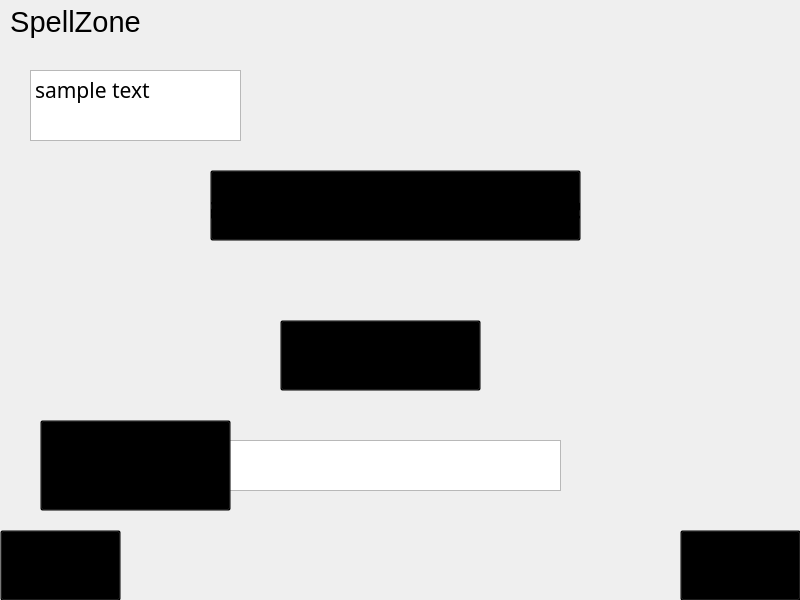
<?xml version="1.0" encoding="UTF-8"?>
<ui version="4.0">
 <class>quizWindow</class>
 <widget class="QWidget" name="quizWindow">
  <property name="geometry">
   <rect>
    <x>0</x>
    <y>0</y>
    <width>800</width>
    <height>600</height>
   </rect>
  </property>
  <property name="minimumSize">
   <size>
    <width>800</width>
    <height>600</height>
   </size>
  </property>
  <property name="maximumSize">
   <size>
    <width>800</width>
    <height>600</height>
   </size>
  </property>
  <property name="windowTitle">
   <string>Form</string>
  </property>
  <property name="styleSheet">
   <string notr="true">background-image: url(:/allStuff/colourful.jpg);</string>
  </property>
  <widget class="QPushButton" name="backButtonQuiz">
   <property name="geometry">
    <rect>
     <x>680</x>
     <y>530</y>
     <width>121</width>
     <height>71</height>
    </rect>
   </property>
   <property name="palette">
    <palette>
     <active>
      <colorrole role="Button">
       <brush brushstyle="SolidPattern">
        <color alpha="0">
         <red>0</red>
         <green>0</green>
         <blue>0</blue>
        </color>
       </brush>
      </colorrole>
      <colorrole role="ButtonText">
       <brush brushstyle="SolidPattern">
        <color alpha="255">
         <red>0</red>
         <green>0</green>
         <blue>0</blue>
        </color>
       </brush>
      </colorrole>
      <colorrole role="Base">
       <brush brushstyle="SolidPattern">
        <color alpha="0">
         <red>0</red>
         <green>0</green>
         <blue>0</blue>
        </color>
       </brush>
      </colorrole>
      <colorrole role="Window">
       <brush brushstyle="SolidPattern">
        <color alpha="0">
         <red>0</red>
         <green>0</green>
         <blue>0</blue>
        </color>
       </brush>
      </colorrole>
     </active>
     <inactive>
      <colorrole role="Button">
       <brush brushstyle="SolidPattern">
        <color alpha="0">
         <red>0</red>
         <green>0</green>
         <blue>0</blue>
        </color>
       </brush>
      </colorrole>
      <colorrole role="ButtonText">
       <brush brushstyle="SolidPattern">
        <color alpha="255">
         <red>0</red>
         <green>0</green>
         <blue>0</blue>
        </color>
       </brush>
      </colorrole>
      <colorrole role="Base">
       <brush brushstyle="SolidPattern">
        <color alpha="0">
         <red>0</red>
         <green>0</green>
         <blue>0</blue>
        </color>
       </brush>
      </colorrole>
      <colorrole role="Window">
       <brush brushstyle="SolidPattern">
        <color alpha="0">
         <red>0</red>
         <green>0</green>
         <blue>0</blue>
        </color>
       </brush>
      </colorrole>
     </inactive>
     <disabled>
      <colorrole role="Button">
       <brush brushstyle="SolidPattern">
        <color alpha="0">
         <red>0</red>
         <green>0</green>
         <blue>0</blue>
        </color>
       </brush>
      </colorrole>
      <colorrole role="ButtonText">
       <brush brushstyle="SolidPattern">
        <color alpha="255">
         <red>120</red>
         <green>120</green>
         <blue>120</blue>
        </color>
       </brush>
      </colorrole>
      <colorrole role="Base">
       <brush brushstyle="SolidPattern">
        <color alpha="0">
         <red>0</red>
         <green>0</green>
         <blue>0</blue>
        </color>
       </brush>
      </colorrole>
      <colorrole role="Window">
       <brush brushstyle="SolidPattern">
        <color alpha="0">
         <red>0</red>
         <green>0</green>
         <blue>0</blue>
        </color>
       </brush>
      </colorrole>
     </disabled>
    </palette>
   </property>
   <property name="font">
    <font>
     <family>Forte</family>
     <pointsize>25</pointsize>
    </font>
   </property>
   <property name="cursor">
    <cursorShape>PointingHandCursor</cursorShape>
   </property>
   <property name="autoFillBackground">
    <bool>false</bool>
   </property>
   <property name="styleSheet">
    <string notr="true"/>
   </property>
   <property name="text">
    <string>Back</string>
   </property>
  </widget>
  <widget class="QPushButton" name="goButton">
   <property name="geometry">
    <rect>
     <x>0</x>
     <y>530</y>
     <width>121</width>
     <height>71</height>
    </rect>
   </property>
   <property name="palette">
    <palette>
     <active>
      <colorrole role="Button">
       <brush brushstyle="SolidPattern">
        <color alpha="0">
         <red>0</red>
         <green>0</green>
         <blue>0</blue>
        </color>
       </brush>
      </colorrole>
      <colorrole role="ButtonText">
       <brush brushstyle="SolidPattern">
        <color alpha="255">
         <red>0</red>
         <green>0</green>
         <blue>0</blue>
        </color>
       </brush>
      </colorrole>
      <colorrole role="Base">
       <brush brushstyle="SolidPattern">
        <color alpha="0">
         <red>0</red>
         <green>0</green>
         <blue>0</blue>
        </color>
       </brush>
      </colorrole>
      <colorrole role="Window">
       <brush brushstyle="SolidPattern">
        <color alpha="0">
         <red>0</red>
         <green>0</green>
         <blue>0</blue>
        </color>
       </brush>
      </colorrole>
     </active>
     <inactive>
      <colorrole role="Button">
       <brush brushstyle="SolidPattern">
        <color alpha="0">
         <red>0</red>
         <green>0</green>
         <blue>0</blue>
        </color>
       </brush>
      </colorrole>
      <colorrole role="ButtonText">
       <brush brushstyle="SolidPattern">
        <color alpha="255">
         <red>0</red>
         <green>0</green>
         <blue>0</blue>
        </color>
       </brush>
      </colorrole>
      <colorrole role="Base">
       <brush brushstyle="SolidPattern">
        <color alpha="0">
         <red>0</red>
         <green>0</green>
         <blue>0</blue>
        </color>
       </brush>
      </colorrole>
      <colorrole role="Window">
       <brush brushstyle="SolidPattern">
        <color alpha="0">
         <red>0</red>
         <green>0</green>
         <blue>0</blue>
        </color>
       </brush>
      </colorrole>
     </inactive>
     <disabled>
      <colorrole role="Button">
       <brush brushstyle="SolidPattern">
        <color alpha="0">
         <red>0</red>
         <green>0</green>
         <blue>0</blue>
        </color>
       </brush>
      </colorrole>
      <colorrole role="ButtonText">
       <brush brushstyle="SolidPattern">
        <color alpha="255">
         <red>120</red>
         <green>120</green>
         <blue>120</blue>
        </color>
       </brush>
      </colorrole>
      <colorrole role="Base">
       <brush brushstyle="SolidPattern">
        <color alpha="0">
         <red>0</red>
         <green>0</green>
         <blue>0</blue>
        </color>
       </brush>
      </colorrole>
      <colorrole role="Window">
       <brush brushstyle="SolidPattern">
        <color alpha="0">
         <red>0</red>
         <green>0</green>
         <blue>0</blue>
        </color>
       </brush>
      </colorrole>
     </disabled>
    </palette>
   </property>
   <property name="font">
    <font>
     <family>Forte</family>
     <pointsize>25</pointsize>
    </font>
   </property>
   <property name="cursor">
    <cursorShape>PointingHandCursor</cursorShape>
   </property>
   <property name="autoFillBackground">
    <bool>false</bool>
   </property>
   <property name="styleSheet">
    <string notr="true"/>
   </property>
   <property name="text">
    <string>Go</string>
   </property>
  </widget>
  <widget class="QTextEdit" name="quizTitle">
   <property name="enabled">
    <bool>true</bool>
   </property>
   <property name="geometry">
    <rect>
     <x>0</x>
     <y>0</y>
     <width>151</width>
     <height>51</height>
    </rect>
   </property>
   <property name="palette">
    <palette>
     <active>
      <colorrole role="WindowText">
       <brush brushstyle="SolidPattern">
        <color alpha="255">
         <red>0</red>
         <green>255</green>
         <blue>255</blue>
        </color>
       </brush>
      </colorrole>
      <colorrole role="Button">
       <brush brushstyle="SolidPattern">
        <color alpha="0">
         <red>0</red>
         <green>0</green>
         <blue>0</blue>
        </color>
       </brush>
      </colorrole>
      <colorrole role="Text">
       <brush brushstyle="SolidPattern">
        <color alpha="255">
         <red>0</red>
         <green>0</green>
         <blue>0</blue>
        </color>
       </brush>
      </colorrole>
      <colorrole role="ButtonText">
       <brush brushstyle="SolidPattern">
        <color alpha="255">
         <red>255</red>
         <green>255</green>
         <blue>255</blue>
        </color>
       </brush>
      </colorrole>
      <colorrole role="Base">
       <brush brushstyle="NoBrush">
        <color alpha="255">
         <red>0</red>
         <green>0</green>
         <blue>0</blue>
        </color>
       </brush>
      </colorrole>
      <colorrole role="Window">
       <brush brushstyle="SolidPattern">
        <color alpha="0">
         <red>0</red>
         <green>0</green>
         <blue>0</blue>
        </color>
       </brush>
      </colorrole>
     </active>
     <inactive>
      <colorrole role="WindowText">
       <brush brushstyle="SolidPattern">
        <color alpha="255">
         <red>0</red>
         <green>255</green>
         <blue>255</blue>
        </color>
       </brush>
      </colorrole>
      <colorrole role="Button">
       <brush brushstyle="SolidPattern">
        <color alpha="0">
         <red>0</red>
         <green>0</green>
         <blue>0</blue>
        </color>
       </brush>
      </colorrole>
      <colorrole role="Text">
       <brush brushstyle="SolidPattern">
        <color alpha="255">
         <red>0</red>
         <green>0</green>
         <blue>0</blue>
        </color>
       </brush>
      </colorrole>
      <colorrole role="ButtonText">
       <brush brushstyle="SolidPattern">
        <color alpha="255">
         <red>255</red>
         <green>255</green>
         <blue>255</blue>
        </color>
       </brush>
      </colorrole>
      <colorrole role="Base">
       <brush brushstyle="NoBrush">
        <color alpha="255">
         <red>0</red>
         <green>0</green>
         <blue>0</blue>
        </color>
       </brush>
      </colorrole>
      <colorrole role="Window">
       <brush brushstyle="SolidPattern">
        <color alpha="0">
         <red>0</red>
         <green>0</green>
         <blue>0</blue>
        </color>
       </brush>
      </colorrole>
     </inactive>
     <disabled>
      <colorrole role="WindowText">
       <brush brushstyle="SolidPattern">
        <color alpha="255">
         <red>120</red>
         <green>120</green>
         <blue>120</blue>
        </color>
       </brush>
      </colorrole>
      <colorrole role="Button">
       <brush brushstyle="SolidPattern">
        <color alpha="0">
         <red>0</red>
         <green>0</green>
         <blue>0</blue>
        </color>
       </brush>
      </colorrole>
      <colorrole role="Text">
       <brush brushstyle="SolidPattern">
        <color alpha="255">
         <red>120</red>
         <green>120</green>
         <blue>120</blue>
        </color>
       </brush>
      </colorrole>
      <colorrole role="ButtonText">
       <brush brushstyle="SolidPattern">
        <color alpha="255">
         <red>120</red>
         <green>120</green>
         <blue>120</blue>
        </color>
       </brush>
      </colorrole>
      <colorrole role="Base">
       <brush brushstyle="NoBrush">
        <color alpha="255">
         <red>0</red>
         <green>0</green>
         <blue>0</blue>
        </color>
       </brush>
      </colorrole>
      <colorrole role="Window">
       <brush brushstyle="SolidPattern">
        <color alpha="0">
         <red>0</red>
         <green>0</green>
         <blue>0</blue>
        </color>
       </brush>
      </colorrole>
     </disabled>
    </palette>
   </property>
   <property name="styleSheet">
    <string notr="true">QTextEdit{background: transparent; border: 0};
font: 75 48pt &quot;MS Shell Dlg 2&quot;;
color: rgb(85, 170, 255);</string>
   </property>
   <property name="html">
    <string>&lt;!DOCTYPE HTML PUBLIC &quot;-//W3C//DTD HTML 4.0//EN&quot; &quot;http://www.w3.org/TR/REC-html40/strict.dtd&quot;&gt;
&lt;html&gt;&lt;head&gt;&lt;meta name=&quot;qrichtext&quot; content=&quot;1&quot; /&gt;&lt;style type=&quot;text/css&quot;&gt;
p, li { white-space: pre-wrap; }
&lt;/style&gt;&lt;/head&gt;&lt;body style=&quot; font-family:'MS Shell Dlg 2'; font-size:8.25pt; font-weight:400; font-style:normal;&quot;&gt;
&lt;p align=&quot;center&quot; style=&quot; margin-top:0px; margin-bottom:0px; margin-left:0px; margin-right:0px; -qt-block-indent:0; text-indent:0px;&quot;&gt;&lt;span style=&quot; font-size:22pt; font-weight:72;&quot;&gt;SpellZone&lt;/span&gt;&lt;/p&gt;&lt;/body&gt;&lt;/html&gt;</string>
   </property>
   <property name="textInteractionFlags">
    <set>Qt::NoTextInteraction</set>
   </property>
  </widget>
  <widget class="QTextEdit" name="feedbackText">
   <property name="geometry">
    <rect>
     <x>30</x>
     <y>70</y>
     <width>211</width>
     <height>71</height>
    </rect>
   </property>
   <property name="font">
    <font>
     <family>Forte</family>
     <pointsize>14</pointsize>
    </font>
   </property>
   <property name="html">
    <string>&lt;!DOCTYPE HTML PUBLIC &quot;-//W3C//DTD HTML 4.0//EN&quot; &quot;http://www.w3.org/TR/REC-html40/strict.dtd&quot;&gt;
&lt;html&gt;&lt;head&gt;&lt;meta name=&quot;qrichtext&quot; content=&quot;1&quot; /&gt;&lt;style type=&quot;text/css&quot;&gt;
p, li { white-space: pre-wrap; }
&lt;/style&gt;&lt;/head&gt;&lt;body style=&quot; font-family:'Forte'; font-size:14pt; font-weight:400; font-style:normal;&quot;&gt;
&lt;p style=&quot; margin-top:0px; margin-bottom:0px; margin-left:0px; margin-right:0px; -qt-block-indent:0; text-indent:0px;&quot;&gt;&lt;span style=&quot; font-size:16pt;&quot;&gt;sample text&lt;/span&gt;&lt;/p&gt;&lt;/body&gt;&lt;/html&gt;</string>
   </property>
  </widget>
  <widget class="QPushButton" name="repeatwordButton">
   <property name="geometry">
    <rect>
     <x>280</x>
     <y>320</y>
     <width>201</width>
     <height>71</height>
    </rect>
   </property>
   <property name="palette">
    <palette>
     <active>
      <colorrole role="Button">
       <brush brushstyle="SolidPattern">
        <color alpha="0">
         <red>0</red>
         <green>0</green>
         <blue>0</blue>
        </color>
       </brush>
      </colorrole>
      <colorrole role="ButtonText">
       <brush brushstyle="SolidPattern">
        <color alpha="255">
         <red>0</red>
         <green>0</green>
         <blue>0</blue>
        </color>
       </brush>
      </colorrole>
      <colorrole role="Base">
       <brush brushstyle="SolidPattern">
        <color alpha="0">
         <red>0</red>
         <green>0</green>
         <blue>0</blue>
        </color>
       </brush>
      </colorrole>
      <colorrole role="Window">
       <brush brushstyle="SolidPattern">
        <color alpha="0">
         <red>0</red>
         <green>0</green>
         <blue>0</blue>
        </color>
       </brush>
      </colorrole>
     </active>
     <inactive>
      <colorrole role="Button">
       <brush brushstyle="SolidPattern">
        <color alpha="0">
         <red>0</red>
         <green>0</green>
         <blue>0</blue>
        </color>
       </brush>
      </colorrole>
      <colorrole role="ButtonText">
       <brush brushstyle="SolidPattern">
        <color alpha="255">
         <red>0</red>
         <green>0</green>
         <blue>0</blue>
        </color>
       </brush>
      </colorrole>
      <colorrole role="Base">
       <brush brushstyle="SolidPattern">
        <color alpha="0">
         <red>0</red>
         <green>0</green>
         <blue>0</blue>
        </color>
       </brush>
      </colorrole>
      <colorrole role="Window">
       <brush brushstyle="SolidPattern">
        <color alpha="0">
         <red>0</red>
         <green>0</green>
         <blue>0</blue>
        </color>
       </brush>
      </colorrole>
     </inactive>
     <disabled>
      <colorrole role="Button">
       <brush brushstyle="SolidPattern">
        <color alpha="0">
         <red>0</red>
         <green>0</green>
         <blue>0</blue>
        </color>
       </brush>
      </colorrole>
      <colorrole role="ButtonText">
       <brush brushstyle="SolidPattern">
        <color alpha="255">
         <red>120</red>
         <green>120</green>
         <blue>120</blue>
        </color>
       </brush>
      </colorrole>
      <colorrole role="Base">
       <brush brushstyle="SolidPattern">
        <color alpha="0">
         <red>0</red>
         <green>0</green>
         <blue>0</blue>
        </color>
       </brush>
      </colorrole>
      <colorrole role="Window">
       <brush brushstyle="SolidPattern">
        <color alpha="0">
         <red>0</red>
         <green>0</green>
         <blue>0</blue>
        </color>
       </brush>
      </colorrole>
     </disabled>
    </palette>
   </property>
   <property name="font">
    <font>
     <family>Forte</family>
     <pointsize>25</pointsize>
    </font>
   </property>
   <property name="cursor">
    <cursorShape>PointingHandCursor</cursorShape>
   </property>
   <property name="autoFillBackground">
    <bool>false</bool>
   </property>
   <property name="styleSheet">
    <string notr="true"/>
   </property>
   <property name="text">
    <string>Repeat word</string>
   </property>
  </widget>
  <widget class="QTextEdit" name="enterwordText">
   <property name="geometry">
    <rect>
     <x>220</x>
     <y>440</y>
     <width>341</width>
     <height>51</height>
    </rect>
   </property>
   <property name="cursor" stdset="0">
    <cursorShape>IBeamCursor</cursorShape>
   </property>
  </widget>
  <widget class="QPushButton" name="typehereText">
   <property name="geometry">
    <rect>
     <x>40</x>
     <y>420</y>
     <width>191</width>
     <height>91</height>
    </rect>
   </property>
   <property name="palette">
    <palette>
     <active>
      <colorrole role="Button">
       <brush brushstyle="SolidPattern">
        <color alpha="0">
         <red>0</red>
         <green>0</green>
         <blue>0</blue>
        </color>
       </brush>
      </colorrole>
      <colorrole role="ButtonText">
       <brush brushstyle="SolidPattern">
        <color alpha="255">
         <red>0</red>
         <green>0</green>
         <blue>0</blue>
        </color>
       </brush>
      </colorrole>
      <colorrole role="Base">
       <brush brushstyle="SolidPattern">
        <color alpha="0">
         <red>0</red>
         <green>0</green>
         <blue>0</blue>
        </color>
       </brush>
      </colorrole>
      <colorrole role="Window">
       <brush brushstyle="SolidPattern">
        <color alpha="0">
         <red>0</red>
         <green>0</green>
         <blue>0</blue>
        </color>
       </brush>
      </colorrole>
     </active>
     <inactive>
      <colorrole role="Button">
       <brush brushstyle="SolidPattern">
        <color alpha="0">
         <red>0</red>
         <green>0</green>
         <blue>0</blue>
        </color>
       </brush>
      </colorrole>
      <colorrole role="ButtonText">
       <brush brushstyle="SolidPattern">
        <color alpha="255">
         <red>0</red>
         <green>0</green>
         <blue>0</blue>
        </color>
       </brush>
      </colorrole>
      <colorrole role="Base">
       <brush brushstyle="SolidPattern">
        <color alpha="0">
         <red>0</red>
         <green>0</green>
         <blue>0</blue>
        </color>
       </brush>
      </colorrole>
      <colorrole role="Window">
       <brush brushstyle="SolidPattern">
        <color alpha="0">
         <red>0</red>
         <green>0</green>
         <blue>0</blue>
        </color>
       </brush>
      </colorrole>
     </inactive>
     <disabled>
      <colorrole role="Button">
       <brush brushstyle="SolidPattern">
        <color alpha="0">
         <red>0</red>
         <green>0</green>
         <blue>0</blue>
        </color>
       </brush>
      </colorrole>
      <colorrole role="ButtonText">
       <brush brushstyle="SolidPattern">
        <color alpha="255">
         <red>120</red>
         <green>120</green>
         <blue>120</blue>
        </color>
       </brush>
      </colorrole>
      <colorrole role="Base">
       <brush brushstyle="SolidPattern">
        <color alpha="0">
         <red>0</red>
         <green>0</green>
         <blue>0</blue>
        </color>
       </brush>
      </colorrole>
      <colorrole role="Window">
       <brush brushstyle="SolidPattern">
        <color alpha="0">
         <red>0</red>
         <green>0</green>
         <blue>0</blue>
        </color>
       </brush>
      </colorrole>
     </disabled>
    </palette>
   </property>
   <property name="font">
    <font>
     <family>Forte</family>
     <pointsize>25</pointsize>
    </font>
   </property>
   <property name="cursor">
    <cursorShape>ArrowCursor</cursorShape>
   </property>
   <property name="autoFillBackground">
    <bool>false</bool>
   </property>
   <property name="styleSheet">
    <string notr="true">QPushButton{background: transparent}
QWidget *wdg = new QWidget;
wdg-&gt;show();</string>
   </property>
   <property name="text">
    <string>Type here:</string>
   </property>
  </widget>
  <widget class="QPushButton" name="audiosignalPlaceholder">
   <property name="geometry">
    <rect>
     <x>210</x>
     <y>170</y>
     <width>371</width>
     <height>71</height>
    </rect>
   </property>
   <property name="palette">
    <palette>
     <active>
      <colorrole role="Button">
       <brush brushstyle="SolidPattern">
        <color alpha="0">
         <red>0</red>
         <green>0</green>
         <blue>0</blue>
        </color>
       </brush>
      </colorrole>
      <colorrole role="ButtonText">
       <brush brushstyle="SolidPattern">
        <color alpha="255">
         <red>0</red>
         <green>0</green>
         <blue>0</blue>
        </color>
       </brush>
      </colorrole>
      <colorrole role="Base">
       <brush brushstyle="SolidPattern">
        <color alpha="0">
         <red>0</red>
         <green>0</green>
         <blue>0</blue>
        </color>
       </brush>
      </colorrole>
      <colorrole role="Window">
       <brush brushstyle="SolidPattern">
        <color alpha="0">
         <red>0</red>
         <green>0</green>
         <blue>0</blue>
        </color>
       </brush>
      </colorrole>
     </active>
     <inactive>
      <colorrole role="Button">
       <brush brushstyle="SolidPattern">
        <color alpha="0">
         <red>0</red>
         <green>0</green>
         <blue>0</blue>
        </color>
       </brush>
      </colorrole>
      <colorrole role="ButtonText">
       <brush brushstyle="SolidPattern">
        <color alpha="255">
         <red>0</red>
         <green>0</green>
         <blue>0</blue>
        </color>
       </brush>
      </colorrole>
      <colorrole role="Base">
       <brush brushstyle="SolidPattern">
        <color alpha="0">
         <red>0</red>
         <green>0</green>
         <blue>0</blue>
        </color>
       </brush>
      </colorrole>
      <colorrole role="Window">
       <brush brushstyle="SolidPattern">
        <color alpha="0">
         <red>0</red>
         <green>0</green>
         <blue>0</blue>
        </color>
       </brush>
      </colorrole>
     </inactive>
     <disabled>
      <colorrole role="Button">
       <brush brushstyle="SolidPattern">
        <color alpha="0">
         <red>0</red>
         <green>0</green>
         <blue>0</blue>
        </color>
       </brush>
      </colorrole>
      <colorrole role="ButtonText">
       <brush brushstyle="SolidPattern">
        <color alpha="255">
         <red>120</red>
         <green>120</green>
         <blue>120</blue>
        </color>
       </brush>
      </colorrole>
      <colorrole role="Base">
       <brush brushstyle="SolidPattern">
        <color alpha="0">
         <red>0</red>
         <green>0</green>
         <blue>0</blue>
        </color>
       </brush>
      </colorrole>
      <colorrole role="Window">
       <brush brushstyle="SolidPattern">
        <color alpha="0">
         <red>0</red>
         <green>0</green>
         <blue>0</blue>
        </color>
       </brush>
      </colorrole>
     </disabled>
    </palette>
   </property>
   <property name="font">
    <font>
     <family>Forte</family>
     <pointsize>25</pointsize>
    </font>
   </property>
   <property name="cursor">
    <cursorShape>ArrowCursor</cursorShape>
   </property>
   <property name="autoFillBackground">
    <bool>false</bool>
   </property>
   <property name="styleSheet">
    <string notr="true">QPushButton{background: transparent}
QWidget *wdg = new QWidget;
wdg-&gt;show();</string>
   </property>
   <property name="text">
    <string>audio signal will go here</string>
   </property>
  </widget>
 </widget>
 <resources>
  <include location="../../../../Pictures/pictures.qrc"/>
 </resources>
 <connections/>
</ui>
